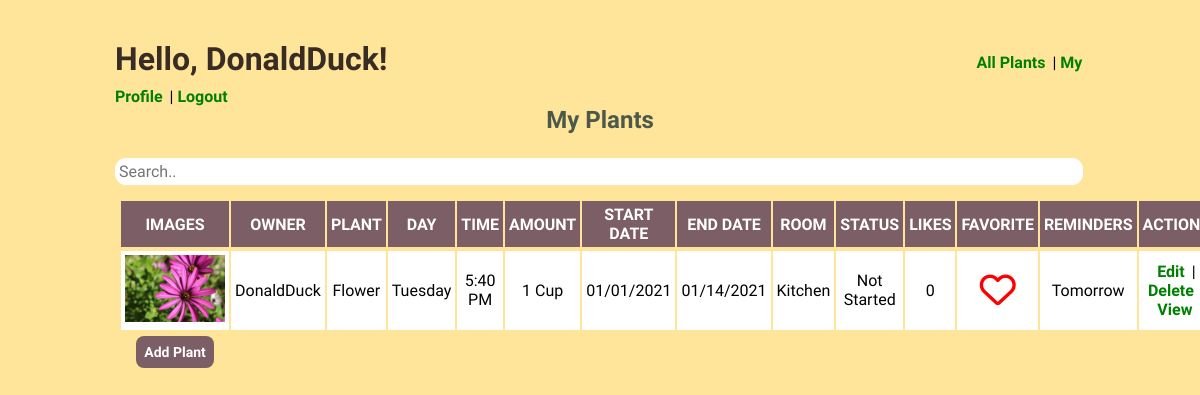
The app's page /plants (signed in) with its own data.
### water_plant_app/models.py (models this page shows)
class User(models.Model):
    first_name = models.CharField(max_length = 255)
    last_name = models.CharField(max_length = 255)
    email = models.CharField(max_length = 255)
    password = models.CharField(max_length = 255)
    created_at = models.DateTimeField(auto_now_add = True)
    updated_at = models.DateTimeField(auto_now = True)
    objects = UserManager()

class Plant(models.Model):
    plants = models.CharField(max_length = 255)
    day = models.CharField(max_length = 140)
    time = models.CharField(max_length = 140)
    quantity = models.CharField(max_length = 14)
    start_date = models.DateTimeField(null = True)
    end_date = models.DateTimeField(null = True)
    description = models.TextField()
    finished = models.CharField(max_length = 5, null = True)
    user_likes = models.ManyToManyField(User, related_name='liked_plant')  # ManyUsersLikeManyPlants and ManyPlantsAreLikedbyManyUsers
    favorites = models.ManyToManyField(User, related_name = 'user_favorite')
    owner = models.ForeignKey(User, related_name = 'plant_owner', on_delete = models.CASCADE)
    img = models.ImageField(upload_to = "img/", null = True, blank = True)
    room = models.CharField(max_length = 140, null = True)
    created_at = models.DateTimeField(auto_now_add = True)
    updated_at = models.DateTimeField(auto_now = True)
    objects = PlantManager()

### water_plant_app/views.py (the view)
# urls.py: path('plants', views.plants),
def plants(request):
    if 'user_id' not in request.session:
        messages.error(request, "Need to register or login buddy!")
        return redirect('/')
    user = User.objects.get(id=request.session['user_id'])
    plants = Plant.objects.all()
    context = {
        'user':user,
        'all_plants':plants,
    }
    return render(request, 'plants.html', context)

### water_plant_app/templates/plants.html (shortened to what this page needs)
<!DOCTYPE html>
<html lang="en">
<head>
    {% load static %}
    <link rel="stylesheet" href="{% static 'CSS/style.css' %}">
</head>
<body>
    <div id="all">
        <h1 class="title">Hello, {{user.first_name}}! </h1>  <span> <a class="link" href="/plants">All Plants</a> | <a class="link" href="/user/profile">My Profile</a> | <a class="link" href="/logout">Logout</a> </span>
        <h2 class="sub-title">My Plants</h2>
        <input id="plantSearch" type="text" placeholder="Search..">
        <table>
            <tr>
                <th>Images</th>
                <th>Owner</th>
                <th>Plant</th>
                <th>Day</th>
                <th>Time</th>
                <th>Amount</th>
                <th>Start Date</th>
                <th>End Date</th>
                <th>Room</th>
                <th>Status</th>
                <th>Likes</th>
                <th>Favorite</th>
                <th>Reminders</th>
                <th>Actions</th>
            </tr>
            {% for plants in all_plants %}
                <tr>
                    <tbody id="plantTable">
                        <td>
                            {% if plants.img %}
                                <img class="img" src="{{plants.img.url}}">
                            {% endif %}
                        </td>
                        <td>{{plants.owner.first_name}}</td>
                        <td>{{plants.plants}}</td>
                        <td>{{plants.day}}</td>
                        <td>{{plants.time}}</td>
                        <td>{{plants.quantity}}</td>
                        <td>{{plants.start_date | date:"SHORT_DATE_FORMAT"}}</td>
                        <td>{{plants.end_date | date:"SHORT_DATE_FORMAT"}}</td>
                        <td>{{plants.room}}</td>
                        <td>{{plants.finished}}</td>
                        <td>{{plants.user_likes.count}}</td>
                        <td>
                            {% if user not in plants.favorites.all %}
                                <a href="/plant/{{plants.id}}/favorite"><i class="far fa-heart"></i></a>
                            {% endif %}
                        </td>
                        <td>Tomorrow</td>
                        <td>
                            {% if plants.owner == user %}
                                <a class="link" href="/plant/edit/{{plants.id}}">Edit</a> |
                                <a class="link" href="/plant/delete/{{plants.id}}">Delete</a> |
                            {% endif %}
                            <a class="link" href="/plant/{{plants.id}}">View</a>
                        </td>
            {% endfor %}
                    </tbody>
            </tr>
            <tr>
                <td class="no-border-button">
                    <form action="/plants/form" method="post">
                        <button type="submit">Add Plant</button>
                    </form>
                </td>
            </tr>
        </table>
    </div>
</body>
</html>

### water_plant_app/static/CSS/style.css (style rules this page uses)
* { padding:0; margin:0; font-family:'Open Sans Condensed', sans-serif; }
body { background:#FFE599; }
.img { width:100px; }
#all, #add { width:970px; height:auto; margin:0 auto; margin-top:40px; }
td i { color:red; font-size: 36px; text-align: center; }
a { color:#382C25; }
.link { margin-right:3px; color:green; }
table { width:100%; padding:4px; }
#plantSearch { width:99%; padding:4px; border:none; }
table button { padding:8px; border:none; font-weight: bold; border-radius: 8px; font-size:14px; }
td { margin-left:20px; padding: 4px; text-align: center; background:white; }
a { font-weight: bold; }
.no-border-button { background:none; text-align: middle; }
th { padding: 4px; text-align: center; background: #7C5E67; color:white; margin-bottom:2px; font-weight: bold; text-transform: uppercase; }
.title { display:inline-block; vertical-align: middle; margin-right:585px; margin-bottom:9px; color:#382C25; }
.sub-title { text-align: center; margin-bottom:14px; color:#4D584B; }
form { margin: 0 auto; }
a { text-decoration: none; font-weight: bold; }
input { margin-top:10px; margin-bottom:10px; font-size:16px; border-radius: 11px; }
button { background:#7C5E67; color:white; font-weight: bold; cursor: pointer; }

### records on screen
User: first_name "DonaldDuck"
Plant: img (picture), owner.first_name "DonaldDuck", plants "Flower", day "Tuesday", time "5:40 PM", quantity "1 Cup", start_date "01/01/2021", end_date "01/14/2021", room "Kitchen", finished "Not Started", user_likes.count "0"
